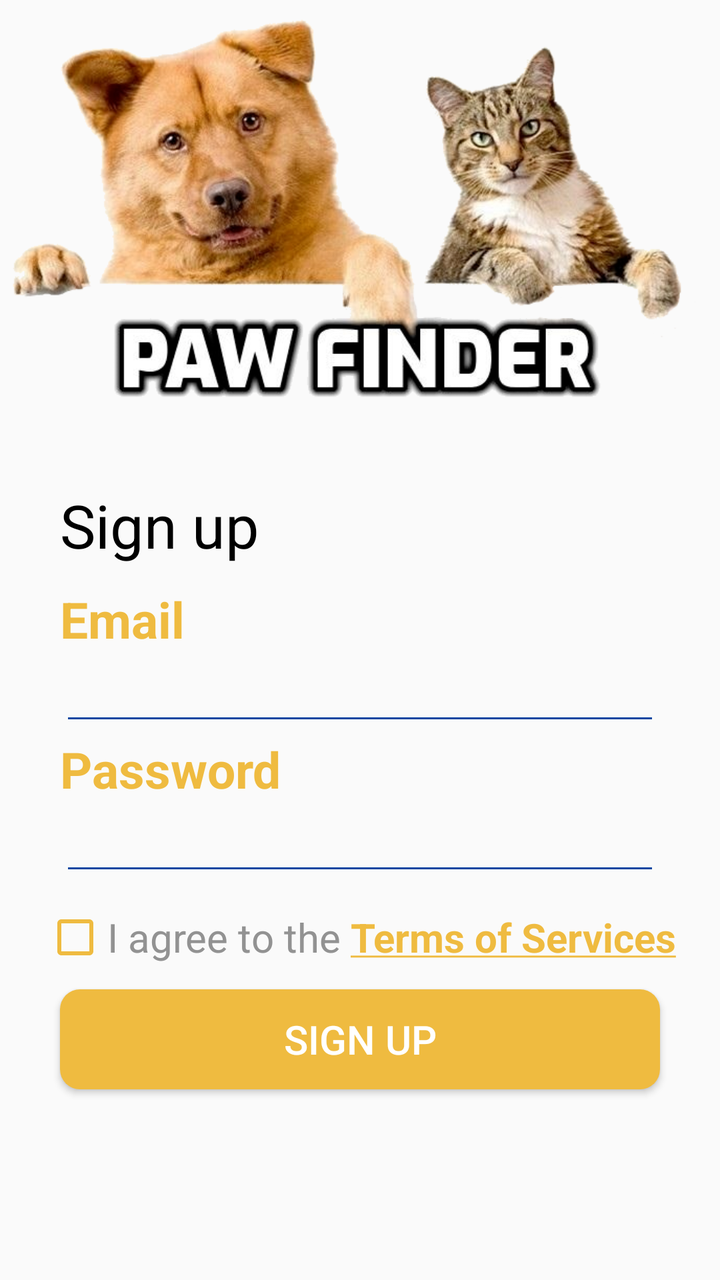
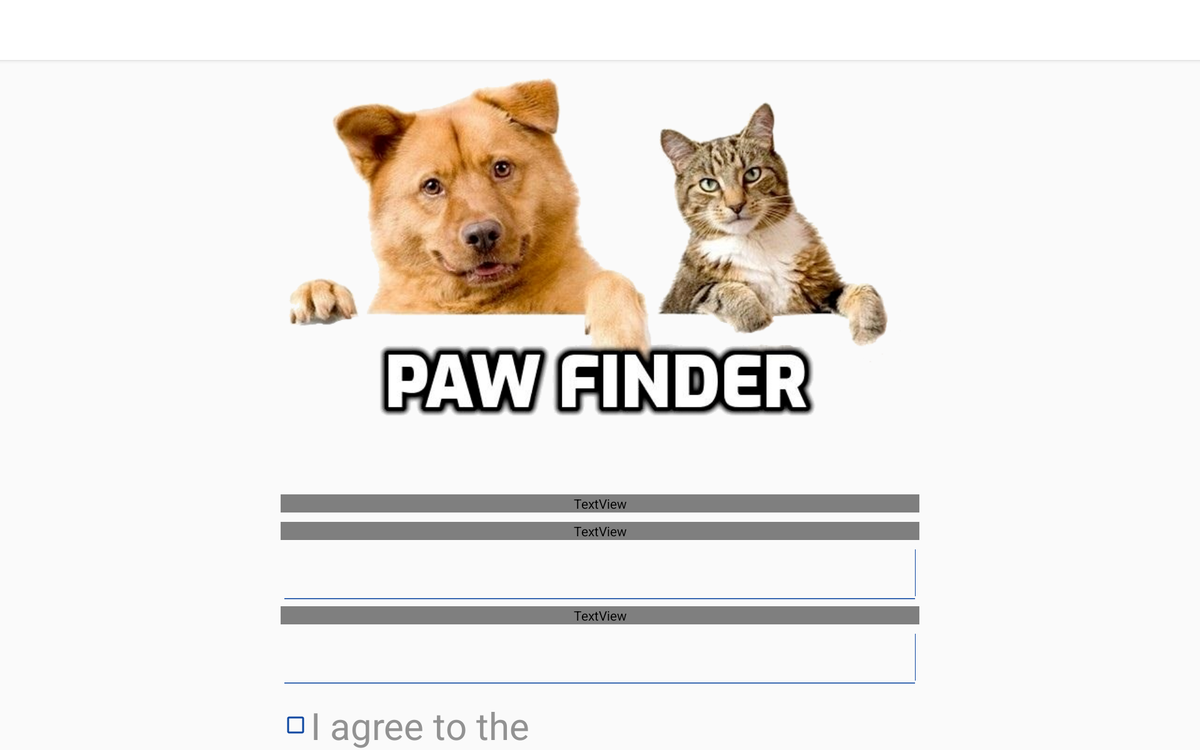

First picture: res/layout/ on a phone held upright. Second picture: the repository's own variant of that layout, on a device whose configuration matches the variant's folder. Source for both follows.
<!-- AndroidManifest.xml: application theme AppTheme -->
<!-- res/layout/activity_create_account.xml -->
<?xml version="1.0" encoding="utf-8"?>
<LinearLayout xmlns:android="http://schemas.android.com/apk/res/android"
    xmlns:tools="http://schemas.android.com/tools"
    android:layout_width="match_parent"
    android:layout_height="match_parent"
    android:orientation="vertical"
    android:weightSum="5">

    <ImageView
        android:layout_width="match_parent"
        android:layout_height="100dp"
        android:layout_weight="3"
        android:layout_gravity="center"
        android:src="@drawable/logo" />

    <TextView
        android:layout_width="300dp"
        android:layout_height="wrap_content"
        android:layout_gravity="center"
        android:text="Sign up"
        android:textSize="30dp"
        android:textColor="@color/black"/>

    <TextView
        android:layout_width="300dp"
        android:layout_height="wrap_content"
        android:layout_gravity="center"
        android:layout_marginTop="10dp"
        android:text="Email"
        android:textSize="25dp"
        android:textStyle="bold"
        android:textColor="@color/yellow"/>

    <EditText
        android:layout_width="300dp"
        android:layout_height="wrap_content"
        android:layout_gravity="center"
        android:inputType="textWebEmailAddress"/>

    <TextView
        android:layout_width="300dp"
        android:layout_height="wrap_content"
        android:layout_gravity="center"
        android:text="Password"
        android:textColor="@color/yellow"
        android:textSize="25dp"
        android:textStyle="bold" />

    <EditText
        android:layout_width="300sp"
        android:layout_height="wrap_content"
        android:layout_gravity="center"
        android:inputType="textPassword"/>

    <LinearLayout
        android:layout_width="wrap_content"
        android:layout_height="wrap_content"
        android:orientation="horizontal"
        android:layout_gravity="center">

        <CheckBox
            android:layout_width="wrap_content"
            android:layout_height="wrap_content"
            android:layout_marginTop="10dp"
            android:buttonTint="@color/yellow"
            android:text="I agree to the "
            android:textSize="20dp"
            android:textColor="@color/colorGrey"/>
        <TextView
            android:id="@+id/termsOfService"
            android:layout_width="wrap_content"
            android:layout_height="wrap_content"
            android:layout_marginTop="10dp"
            android:text="@string/TermsOfServices"
            android:textSize="20dp"
            android:textStyle="bold"
            android:textColorLink="@color/yellow"
            android:clickable="true"/>

    </LinearLayout>

    <Button
        android:layout_width="300dp"
        android:layout_height="50dp"
        android:background="@drawable/rounded_yellow_button"
        android:layout_marginTop="10dp"
        android:layout_gravity="center"
        android:text="@string/btn_signUp"
        android:textColor="@color/white"
        android:textAlignment="center"
        android:textSize="20dp"/>

</LinearLayout>
<!-- resources referenced by this layout -->
<resources>
  <color name="black">#000000</color>
  <color name="colorGrey">#929292</color>
  <color name="white">#FFFFFF</color>
  <color name="yellow">#efbb40</color>
  <!-- drawable logo: png bitmap (drawable, 265507 bytes) -->
  <!-- drawable rounded_yellow_button (drawable) -->
  <?xml version="1.0" encoding="utf-8"?>
  
  <shape xmlns:android="http://schemas.android.com/apk/res/android" android:shape="rectangle" android:padding="10dp">
      <solid android:color="@color/yellow" />
      <corners
          android:bottomRightRadius="10dp"
          android:bottomLeftRadius="10dp"
          android:topLeftRadius="10dp"
          android:topRightRadius="10dp"/>
  </shape>
  <string name="TermsOfServices">
          <a href="#">Terms of Services</a>
      </string>
  <string name="btn_signUp">Sign up</string>
  <style name="AppTheme" parent="Theme.AppCompat.Light">
          
          <item name="colorPrimary">@color/white</item>
          <item name="colorPrimaryDark">@color/yellow</item>
          <item name="colorAccent">@color/colorAccent</item>
          <item name="titleTextColor">@color/black</item>
          <item name="drawerArrowStyle">@style/AppTheme.DrawerArrowToggle</item>
          <item name="colorControlNormal">@color/colorBluePrimary</item>
          <item name="actionMenuTextColor">@color/grey</item>
      </style>
  <color name="colorAccent">#03DAC5</color>
  <style name="AppTheme.DrawerArrowToggle" parent="Widget.AppCompat.DrawerArrowToggle">
          <item name="color">@android:color/black</item>
      </style>
  <color name="colorBluePrimary">#0d47a1</color>
  <color name="grey">#212121</color>
</resources>
<!-- res/layout-xlarge/activity_create_account.xml (the repository's variant of the layout above) -->
<!-- drawn on a large tablet held sideways -->
<?xml version="1.0" encoding="utf-8"?>
<RelativeLayout xmlns:android="http://schemas.android.com/apk/res/android"
    xmlns:tools="http://schemas.android.com/tools"
    android:layout_width="match_parent"
    android:layout_height="match_parent"
    tools:context=".activity.CreateAccountActivity">

    <include layout="@layout/toolbar_layout"></include>

    <ImageView
        android:id="@+id/c_image"
        android:layout_width="wrap_content"
        android:layout_height="wrap_content"
        android:layout_below="@+id/toolBar"
        android:layout_centerHorizontal="true"
        android:src="@drawable/logo" />

    <TextView
        android:id="@+id/c_signup_text"
        android:layout_width="0dp"
        android:layout_height="wrap_content"
        android:layout_below="@id/c_image"
        android:layout_alignLeft="@id/c_image"
        android:layout_alignRight="@id/c_image"
        android:text="@string/btn_signUp"
        android:textColor="?attr/blackText"
        android:textSize="50dp" />

    <TextView
        android:id="@+id/c_email_label"
        android:layout_width="0dp"
        android:layout_height="wrap_content"
        android:layout_below="@id/c_signup_text"
        android:layout_alignLeft="@id/c_image"
        android:layout_alignRight="@id/c_image"
        android:layout_marginTop="10dp"
        android:text="@string/email"
        android:textColor="?attr/yellow"
        android:textSize="40dp"
        android:textStyle="bold" />

    <EditText
        android:id="@+id/c_email_edit"
        android:layout_width="0dp"
        android:layout_height="wrap_content"
        android:layout_below="@id/c_email_label"
        android:layout_alignLeft="@id/c_image"
        android:layout_alignRight="@id/c_image"
        android:inputType="textWebEmailAddress"
        android:textSize="40dp" />

    <TextView
        android:id="@+id/c_password_label"
        android:layout_width="0dp"
        android:layout_height="wrap_content"
        android:layout_below="@id/c_email_edit"
        android:layout_alignLeft="@id/c_image"
        android:layout_alignRight="@id/c_image"
        android:text="@string/password"
        android:textColor="?attr/yellow"
        android:textSize="40dp"
        android:textStyle="bold" />

    <EditText
        android:id="@+id/c_password_edit"
        android:layout_width="0dp"
        android:layout_height="wrap_content"
        android:layout_below="@id/c_password_label"
        android:layout_alignLeft="@id/c_image"
        android:layout_alignRight="@id/c_image"
        android:inputType="textPassword"
        android:textSize="40dp" />

    <LinearLayout
        android:id="@+id/c_lin_lay"
        android:layout_width="wrap_content"
        android:layout_height="wrap_content"
        android:layout_below="@id/c_password_edit"
        android:layout_alignLeft="@id/c_image"
        android:layout_alignRight="@id/c_image"
        android:layout_gravity="center"
        android:orientation="horizontal">

        <CheckBox
            android:layout_width="wrap_content"
            android:layout_height="wrap_content"
            android:layout_marginTop="10dp"
            android:buttonTint="?attr/yellow"
            android:text="I agree to the "
            android:textColor="@color/colorGrey"
            android:textSize="40dp" />

        <TextView
            android:id="@+id/termsOfService"
            android:layout_width="wrap_content"
            android:layout_height="wrap_content"
            android:layout_marginTop="10dp"
            android:clickable="true"
            android:text="@string/TermsOfServices"
            android:textColorLink="?attr/yellow"
            android:textSize="40dp"
            android:textStyle="bold" />

    </LinearLayout>

    <Button
        android:id="@+id/c_signup_btn"
        android:layout_width="0dp"
        android:layout_height="wrap_content"
        android:layout_below="@id/c_lin_lay"
        android:layout_alignLeft="@id/c_image"
        android:layout_alignRight="@id/c_image"
        android:layout_marginTop="10dp"
        android:background="@drawable/rounded_yellow_button"
        android:text="@string/btn_signUp"
        android:textAlignment="center"
        android:textColor="?attr/buttonText"
        android:textSize="30dp" />

</RelativeLayout>
<!-- res/layout/toolbar_layout.xml (included above) -->
<?xml version="1.0" encoding="utf-8"?>

<androidx.appcompat.widget.Toolbar xmlns:android="http://schemas.android.com/apk/res/android"
    android:layout_width="match_parent"
    android:layout_height="wrap_content"
    xmlns:app="http://schemas.android.com/apk/res-auto"
    android:background="@color/white"
    android:accessibilityPaneTitle="@string/app_name"
    app:titleTextColor="@color/black"
    android:id="@+id/toolBar"
    app:titleTextAppearance="@style/ToolBarLarge"
    android:elevation="4dp"
    app:layout_scrollFlags="scroll|enterAlways">



</androidx.appcompat.widget.Toolbar>
<!-- resources referenced by the variant -->
<!-- as a large tablet held sideways resolves them -->
<resources>
  <color name="black">#000000</color>
  <color name="colorGrey">#929292</color>
  <color name="white">#FFFFFF</color>
  <!-- drawable logo: png bitmap (drawable, 265507 bytes) -->
  <!-- drawable rounded_yellow_button (drawable) -->
  <?xml version="1.0" encoding="utf-8"?>
  
  <shape xmlns:android="http://schemas.android.com/apk/res/android" android:shape="rectangle" android:padding="10dp">
      <solid android:color="@color/yellow" />
      <corners
          android:bottomRightRadius="10dp"
          android:bottomLeftRadius="10dp"
          android:topLeftRadius="10dp"
          android:topRightRadius="10dp"/>
  </shape>
  <string name="TermsOfServices">
          <a href="#">Terms of Services</a>
      </string>
  <string name="app_name">PawFinder</string>
  <string name="btn_signUp">Sign up</string>
  <string name="email">Email</string>
  <string name="password">Password</string>
  <style name="ToolBarLarge" parent="ToolbarTheme">
          <item name="android:textSize">22dp</item>
      </style>
  <style name="AppTheme" parent="Theme.AppCompat.Light">
          
          <item name="colorPrimary">@color/white</item>
          <item name="colorPrimaryDark">@color/yellow</item>
          <item name="colorAccent">@color/colorAccent</item>
          <item name="titleTextColor">@color/black</item>
          <item name="drawerArrowStyle">@style/AppTheme.DrawerArrowToggle</item>
          <item name="colorControlNormal">@color/colorBluePrimary</item>
          <item name="actionMenuTextColor">@color/grey</item>
      </style>
  <color name="yellow">#efbb40</color>
  <style name="ToolbarTheme" parent="@style/ThemeOverlay.AppCompat.ActionBar">
          
          <item name="colorControlNormal">@color/colorBluePrimary</item>
      </style>
  <color name="colorAccent">#03DAC5</color>
  <style name="AppTheme.DrawerArrowToggle" parent="Widget.AppCompat.DrawerArrowToggle">
          <item name="color">@android:color/black</item>
      </style>
  <color name="colorBluePrimary">#0d47a1</color>
  <color name="grey">#212121</color>
</resources>
